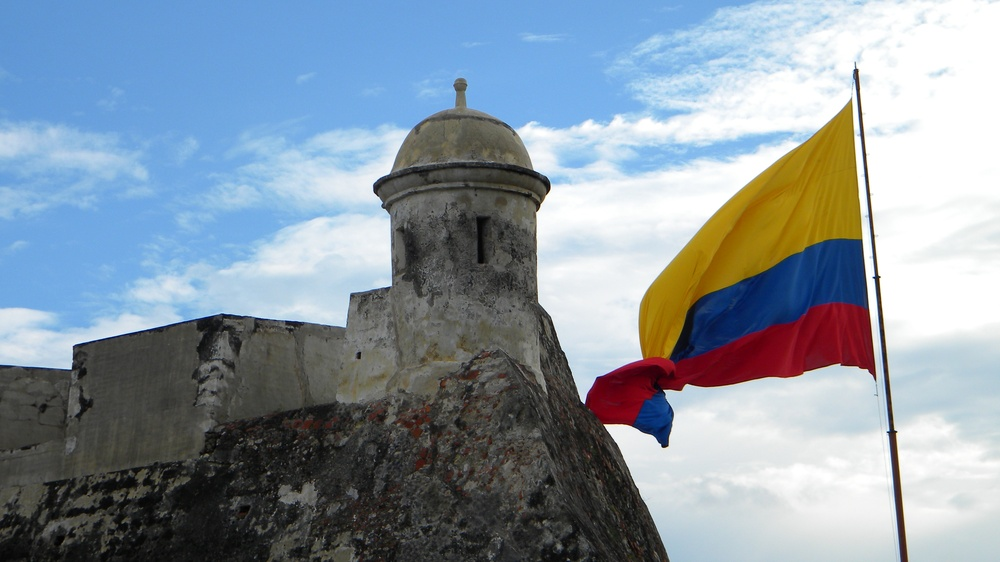
#> input picture images/cartagena.JPG, 1000 x 562 px, shrunk from 3584 x 2016 before the run, found by its file name
$ python rgb_channels.py
#> lines starting #> are read from the running program, lines starting #| are printed output that depends on the picture
import cv2
import matplotlib.pyplot as plt
import numpy as np

img = cv2.imread('../images/cartagena.jpg')
#> img is the input picture: shape (562, 1000, 3); mean B, G, R 161.9, 150.4, 137.4
blue_ch, green_ch, red_ch = cv2.split(img)
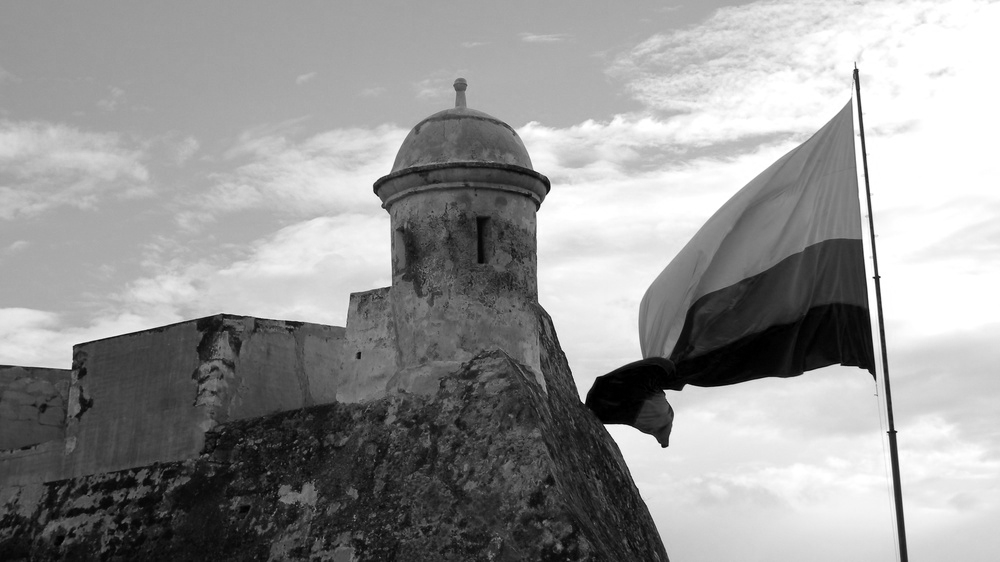
#> green_ch: shape (562, 1000); min 0, max 255, mean 150.4
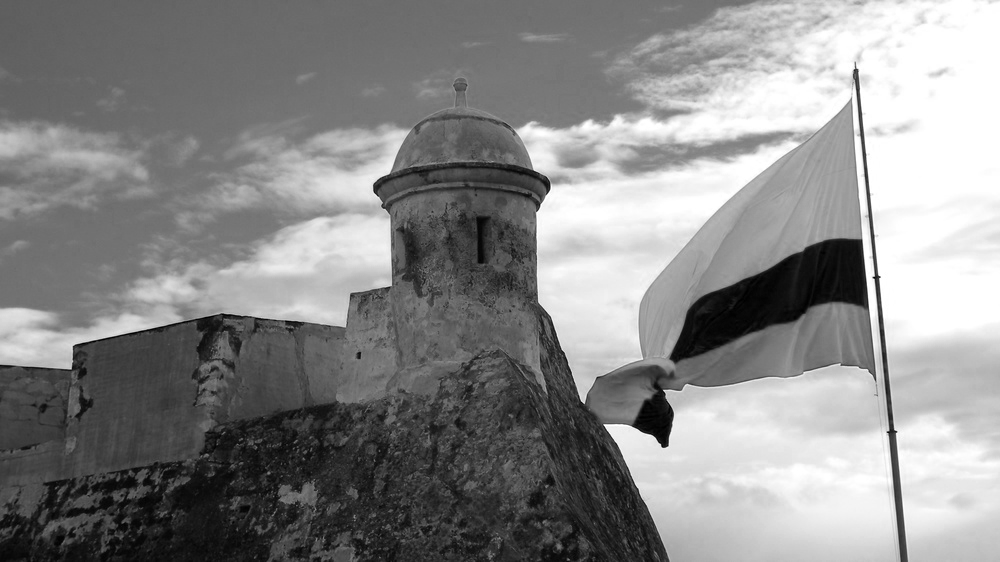
#> red_ch: shape (562, 1000); min 0, max 255, mean 137.4

img_rgb = cv2.merge([red_ch, green_ch, blue_ch])
fig, ((ax1, ax2), (ax3, ax4)) = plt.subplots(nrows=2, ncols=2)
fig.suptitle('Separate channels')
ax1.imshow(img_rgb)
ax1.set_title('Original')
ax2.imshow(red_ch, cmap='gray')
ax2.set_title('Red channel')
ax3.imshow(blue_ch, cmap='gray')
ax3.set_title('Blue channel')
ax4.imshow(green_ch, cmap='gray')
ax4.set_title('Green channel')

img_red = np.copy(img_rgb)
img_red[:, :, 1] = 0
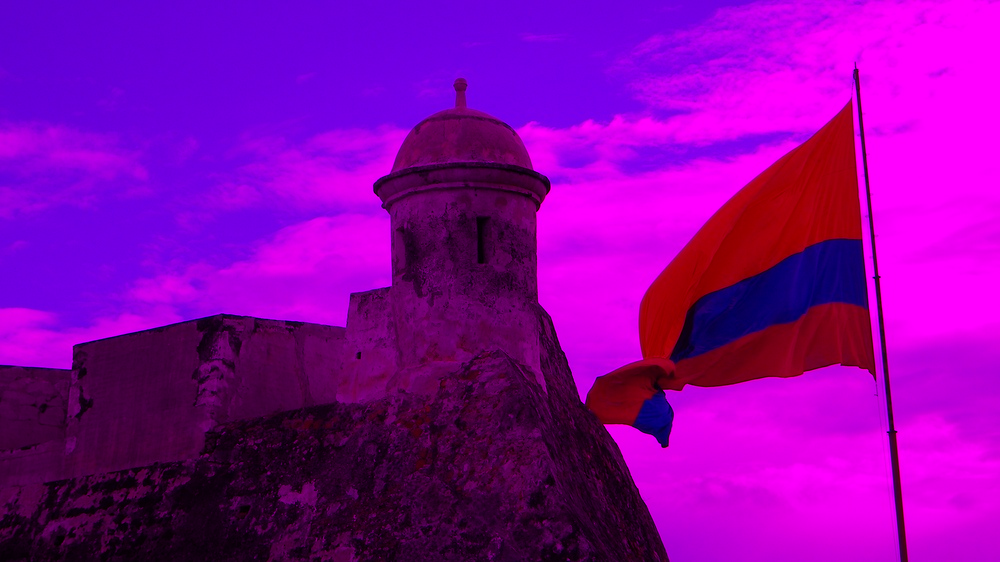
#> img_red: shape (562, 1000, 3); mean R, G, B 137.4, 0, 161.9
img_red[:, :, 2] = 0
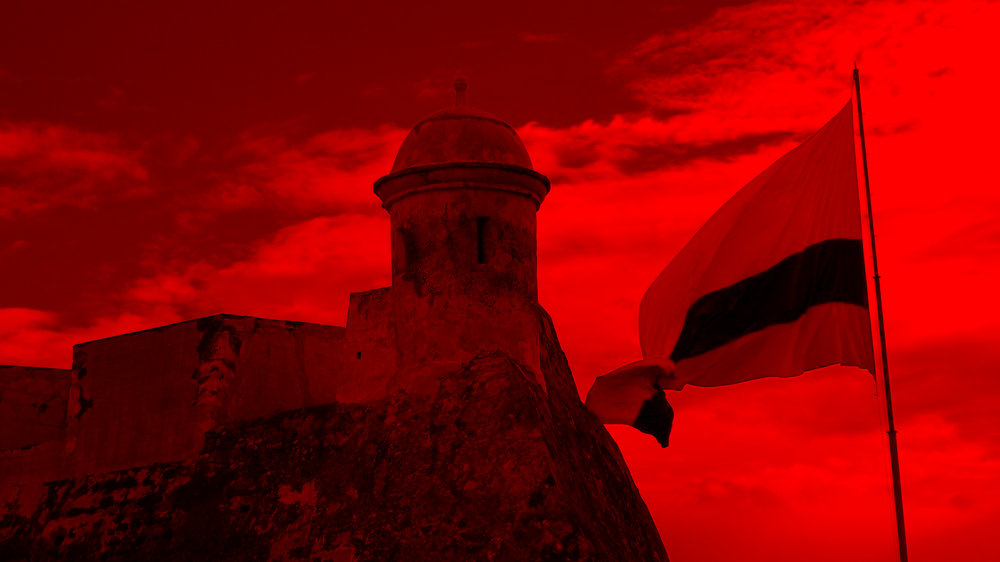
#> img_red: shape (562, 1000, 3); mean R, G, B 137.4, 0, 0

img_green = np.copy(img_rgb)
img_green[:, :, 0] = 0
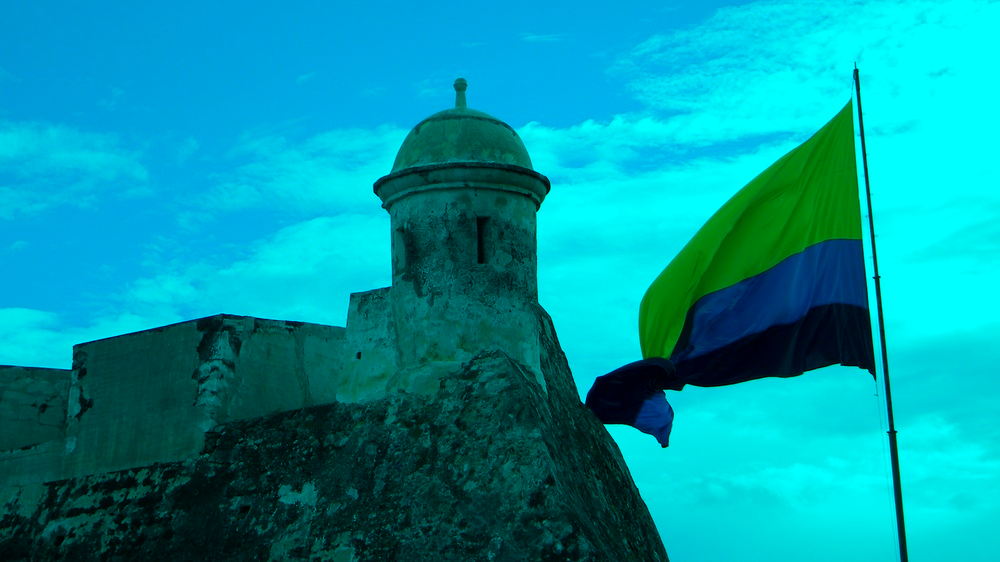
#> img_green: shape (562, 1000, 3); mean R, G, B 0, 150.4, 161.9
img_green[:, :, 2] = 0
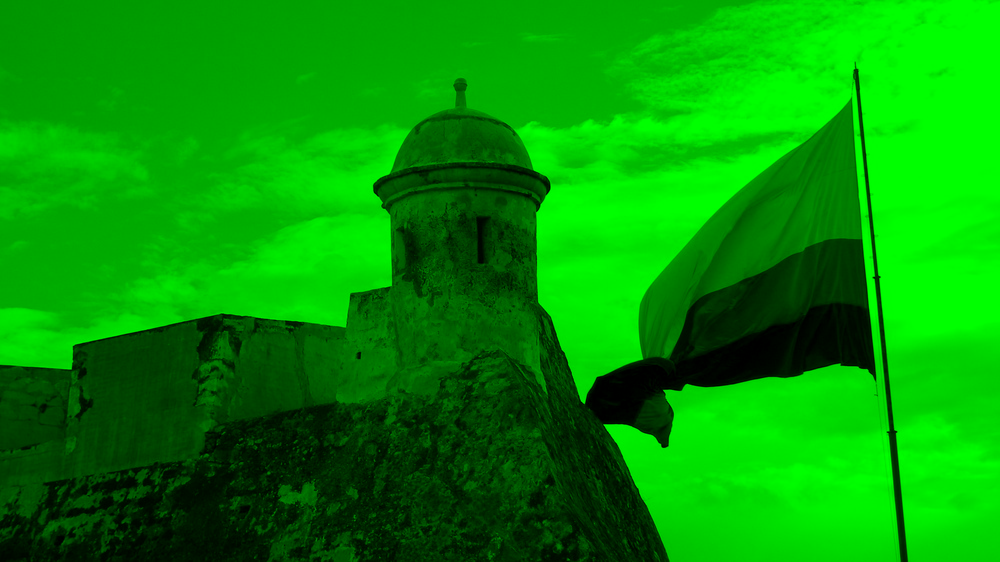
#> img_green: shape (562, 1000, 3); mean R, G, B 0, 150.4, 0

img_blue = np.copy(img_rgb)
img_blue[:, :, 0] = 0
img_blue[:, :, 1] = 0
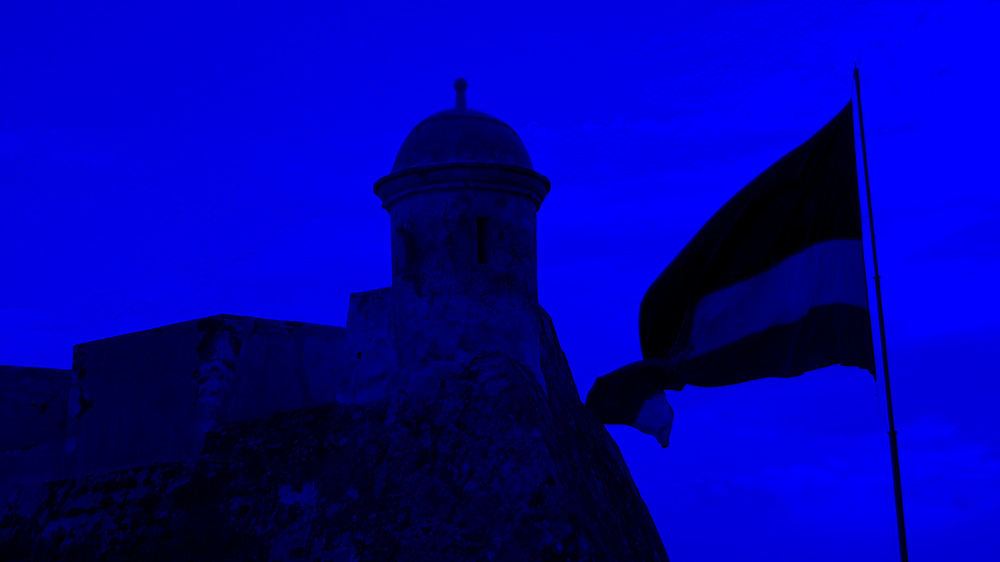
#> img_blue: shape (562, 1000, 3); mean R, G, B 0, 0, 161.9

fig, ((ax1, ax2), (ax3, ax4)) = plt.subplots(nrows=2, ncols=2)
fig.suptitle('Separate channels as images')
ax1.imshow(img_rgb)
ax1.set_title('Original')
ax2.imshow(img_red)
ax2.set_title('Only red channel')
ax3.imshow(img_green)
ax3.set_title('Only blue channel')
ax4.imshow(img_blue)
ax4.set_title('Only green channel')
plt.show()

$ run again, with images/beach.jpg copied over images/cartagena.JPG
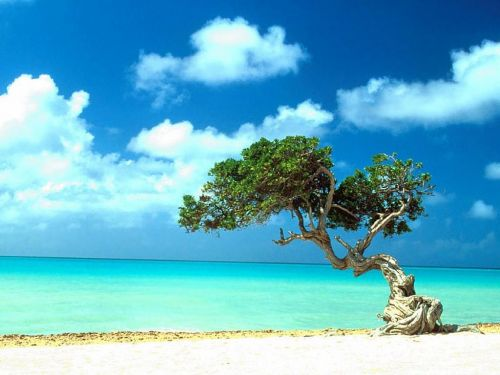
#> input picture images/beach.jpg, 500 x 375 px, found by its file name
#> img is the input picture: shape (375, 500, 3); mean B, G, R 199.3, 176.8, 99.3
#> `img_green[:, :, 2] = 0`:
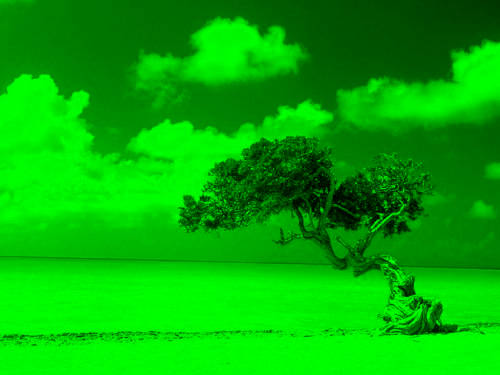
#> img_green: shape (375, 500, 3); mean R, G, B 0, 176.8, 0
#> `img_blue[:, :, 1] = 0`:
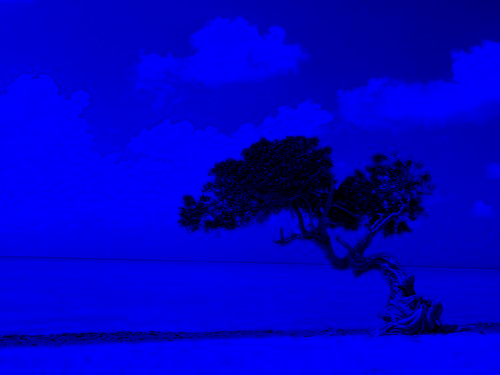
#> img_blue: shape (375, 500, 3); mean R, G, B 0, 0, 199.3
